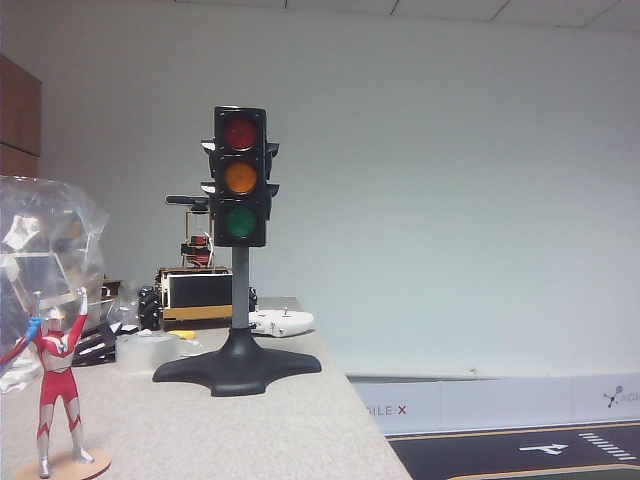
//> input picture ros1/catkin_ws/src/limo_deeplearning/scripts/light.jpg, 640 x 480 px, given in place of the camera
$ ./recognition   (built with g++ and OpenCV 4)
//> lines starting //> are read from the running program, lines starting //| are printed output that depends on the picture; after the words box and inside, x2 and y2 are one past the last pixel; in counts of white or black regions, pixels touching at a corner belong together
#include <iostream>
#include <opencv2/opencv.hpp>

using namespace cv;
using namespace std;

int main(int argc, char** argv)
{
    // int thre = std::stod(argv[1]);
    // std::cout << thre << std::endl;

    cv::VideoCapture cap(0);
    cap.set(cv::CAP_PROP_FPS, 30);
    cap.set(cv::CAP_PROP_FRAME_HEIGHT, 480);
    cap.set(cv::CAP_PROP_FRAME_WIDTH, 640);
    cv::Mat frame;

    if(!cap.isOpened())
    {
        return -1;
    }

    cv::Mat img, gray;
    while (true)
    {
        cap >> frame;
//> frame is the input picture: 480 rows x 640 cols, CV_8UC3; mean B, G, R 148.5, 146.5, 146.2
        img = frame.clone();
        cv::cvtColor(img,  gray, cv::COLOR_RGB2GRAY);
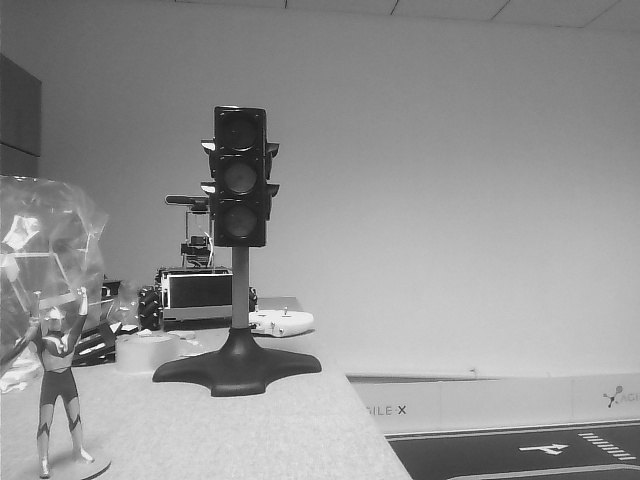
//> gray: 480 rows x 640 cols, CV_8UC1; min 2, max 255, mean 147

         // 颜色空间转换
    Mat hsv;
    cvtColor(img, hsv, COLOR_BGR2HSV);
//> hsv: 480 rows x 640 cols, CV_8UC3; mean H, S, V 81.6, 20.7, 152.8

    // 颜色阈值  //使用inRange过滤像素
    Mat mask;
    // 黄色
    // inRange(hsv, Scalar(5, 110, 90), Scalar(50, 207, 220), mask);
    inRange(hsv, Scalar(124, 45, 100), Scalar(140, 255, 255), mask);
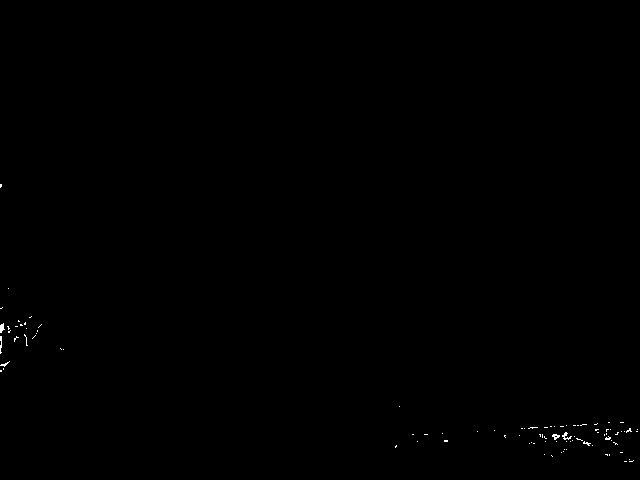
//> mask: 480 rows x 640 cols, CV_8UC1; 0.14% white in thin lines or dots, all inside (x1, y1, x2, y2) = (0, 184, 638, 462)


    // 形态学操作  开闭操作
    Mat kernel = getStructuringElement(MORPH_ELLIPSE, Size(7, 7));
    morphologyEx(mask, mask, MORPH_OPEN, kernel);
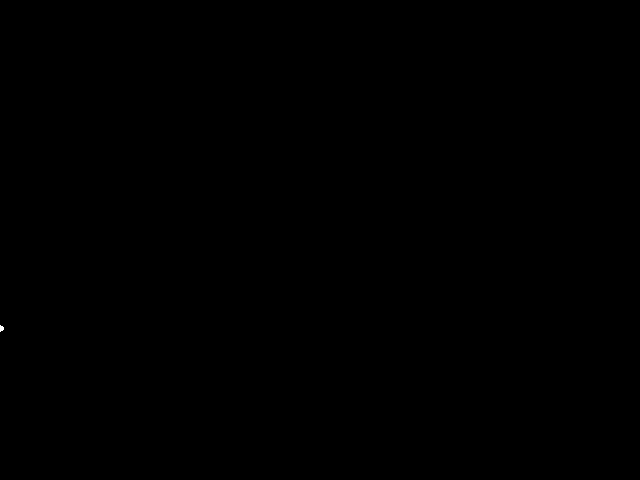
//> mask: 480 rows x 640 cols, CV_8UC1; 0.01% white; 1 white region, box (x1, y1, x2, y2) and area: (0, 325, 4, 332) 20
    morphologyEx(mask, mask, MORPH_CLOSE, kernel);

    // 轮廓检测
    vector<vector<Point>> contours;
    findContours(mask.clone(), contours, RETR_EXTERNAL, CHAIN_APPROX_SIMPLE);
//> contours = 1 contour, all with area under 20

    // 形状匹配
    for (size_t i = 0; i < contours.size(); i++)
    {
        double match = matchShapes(contours[i], contours[0], CONTOURS_MATCH_I1, 0);
        double area = cv::contourArea(contours[i], false);  //计算轮廓的面积
        if (area < 300)
            continue;
        if (match < 0.1)
        {
            Rect rect = boundingRect(contours[i]);
            cv::Point p(rect.x, rect.y-10);
            rectangle(img, rect, Scalar(0, 255, 0), 2);
            cv::putText(img, "purple", p, cv::FONT_HERSHEY_SIMPLEX, 0.6, cv::Scalar(0, 0, 255), 2, 8);
        }
    }
//> this loop made 1 pass
//> (match, area) on pass 1: (0, 12)

        cv::imshow("img", img);

        char k = cv::waitKey(30);
//> the 'q' key is pressed
        if(k == 'q')
            break;
    }

    return 0;

}
